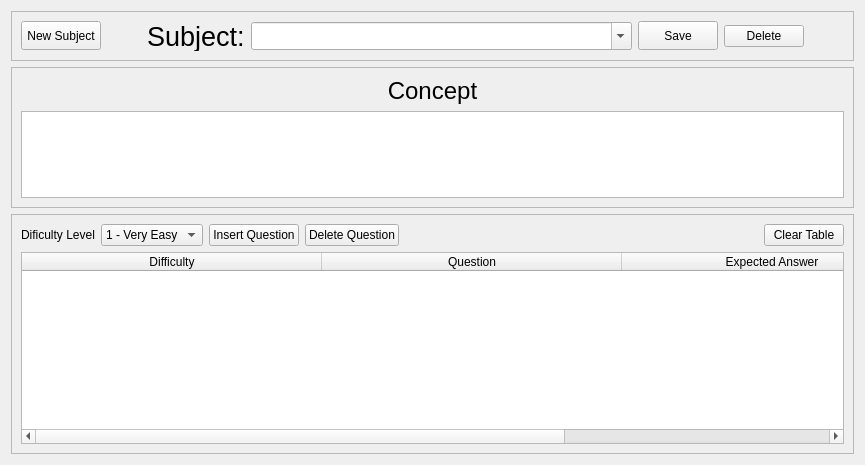
      <widget class="QWidget" name="tab_7">
       <attribute name="title">
        <string>Content</string>
       </attribute>
       <layout class="QGridLayout" name="gridLayout_12">
        <item row="0" column="0">
         <widget class="QFrame" name="frame_10">
          <property name="frameShape">
           <enum>QFrame::StyledPanel</enum>
          </property>
          <property name="frameShadow">
           <enum>QFrame::Raised</enum>
          </property>
          <layout class="QHBoxLayout" name="horizontalLayout_11">
           <item>
            <widget class="QPushButton" name="contenct_newSubj_button">
             <property name="maximumSize">
              <size>
               <width>119</width>
               <height>29</height>
              </size>
             </property>
             <property name="text">
              <string>New Subject</string>
             </property>
            </widget>
           </item>
           <item>
            <spacer name="horizontalSpacer_18">
             <property name="orientation">
              <enum>Qt::Horizontal</enum>
             </property>
             <property name="sizeHint" stdset="0">
              <size>
               <width>40</width>
               <height>20</height>
              </size>
             </property>
            </spacer>
           </item>
           <item>
            <widget class="QLabel" name="label_31">
             <property name="maximumSize">
              <size>
               <width>105</width>
               <height>30</height>
              </size>
             </property>
             <property name="font">
              <font>
               <family>Ubuntu</family>
               <pointsize>20</pointsize>
              </font>
             </property>
             <property name="text">
              <string>Subject:</string>
             </property>
             <property name="textFormat">
              <enum>Qt::AutoText</enum>
             </property>
            </widget>
           </item>
           <item>
            <widget class="QComboBox" name="content_subject_comboBox">
             <property name="minimumSize">
              <size>
               <width>381</width>
               <height>28</height>
              </size>
             </property>
             <property name="editable">
              <bool>true</bool>
             </property>
            </widget>
           </item>
           <item>
            <widget class="QPushButton" name="content_saveSub_button">
             <property name="enabled">
              <bool>true</bool>
             </property>
             <property name="maximumSize">
              <size>
               <width>115</width>
               <height>29</height>
              </size>
             </property>
             <property name="text">
              <string>Save</string>
             </property>
            </widget>
           </item>
           <item>
            <widget class="QPushButton" name="content_delete_button">
             <property name="text">
              <string>Delete</string>
             </property>
            </widget>
           </item>
           <item>
            <spacer name="horizontalSpacer_14">
             <property name="orientation">
              <enum>Qt::Horizontal</enum>
             </property>
             <property name="sizeHint" stdset="0">
              <size>
               <width>40</width>
               <height>20</height>
              </size>
             </property>
            </spacer>
           </item>
          </layout>
         </widget>
        </item>
        <item row="2" column="0">
         <widget class="QFrame" name="frame_8">
          <property name="frameShape">
           <enum>QFrame::StyledPanel</enum>
          </property>
          <property name="frameShadow">
           <enum>QFrame::Raised</enum>
          </property>
          <layout class="QGridLayout" name="gridLayout_7">
           <item row="0" column="4">
            <spacer name="horizontalSpacer_4">
             <property name="orientation">
              <enum>Qt::Horizontal</enum>
             </property>
             <property name="sizeHint" stdset="0">
              <size>
               <width>40</width>
               <height>20</height>
              </size>
             </property>
            </spacer>
           </item>
           <item row="0" column="0">
            <widget class="QLabel" name="label_30">
             <property name="text">
              <string>Dificulty Level</string>
             </property>
            </widget>
           </item>
           <item row="0" column="2">
            <widget class="QPushButton" name="content_insert_question_button">
             <property name="text">
              <string>Insert Question</string>
             </property>
            </widget>
           </item>
           <item row="0" column="5">
            <widget class="QPushButton" name="contenct_clear_questions_button">
             <property name="text">
              <string>Clear Table</string>
             </property>
            </widget>
           </item>
           <item row="0" column="1">
            <widget class="QComboBox" name="content_dif_comboBox">
             <property name="currentIndex">
              <number>0</number>
             </property>
             <item>
              <property name="text">
               <string>1 - Very Easy</string>
              </property>
             </item>
             <item>
              <property name="text">
               <string>2 - Easy</string>
              </property>
             </item>
             <item>
              <property name="text">
               <string>3 - Medium</string>
              </property>
             </item>
             <item>
              <property name="text">
               <string>4 - Hard</string>
              </property>
             </item>
             <item>
              <property name="text">
               <string>5 - Very Hard</string>
              </property>
             </item>
            </widget>
           </item>
           <item row="0" column="3">
            <widget class="QPushButton" name="content_delete_question_button">
             <property name="text">
              <string>Delete Question</string>
             </property>
            </widget>
           </item>
           <item row="1" column="0" colspan="6">
            <widget class="QTableWidget" name="content_questions_table">
             <property name="gridStyle">
              <enum>Qt::SolidLine</enum>
             </property>
             <property name="sortingEnabled">
              <bool>true</bool>
             </property>
             <attribute name="horizontalHeaderCascadingSectionResizes">
              <bool>true</bool>
             </attribute>
             <attribute name="horizontalHeaderDefaultSectionSize">
              <number>300</number>
             </attribute>
             <attribute name="horizontalHeaderHighlightSections">
              <bool>true</bool>
             </attribute>
             <attribute name="horizontalHeaderMinimumSectionSize">
              <number>1</number>
             </attribute>
             <attribute name="horizontalHeaderShowSortIndicator" stdset="0">
              <bool>true</bool>
             </attribute>
             <attribute name="horizontalHeaderStretchLastSection">
              <bool>true</bool>
             </attribute>
             <attribute name="verticalHeaderVisible">
              <bool>false</bool>
             </attribute>
             <attribute name="verticalHeaderCascadingSectionResizes">
              <bool>true</bool>
             </attribute>
             <attribute name="verticalHeaderDefaultSectionSize">
              <number>20</number>
             </attribute>
             <attribute name="verticalHeaderHighlightSections">
              <bool>true</bool>
             </attribute>
             <attribute name="verticalHeaderMinimumSectionSize">
              <number>1</number>
             </attribute>
             <column>
              <property name="text">
               <string>Difficulty</string>
              </property>
             </column>
             <column>
              <property name="text">
               <string>Question</string>
              </property>
             </column>
             <column>
              <property name="text">
               <string>Expected Answer</string>
              </property>
             </column>
            </widget>
           </item>
          </layout>
         </widget>
        </item>
        <item row="1" column="0">
         <widget class="QFrame" name="frame_9">
          <property name="maximumSize">
           <size>
            <width>13290</width>
            <height>141</height>
           </size>
          </property>
          <property name="frameShape">
           <enum>QFrame::StyledPanel</enum>
          </property>
          <property name="frameShadow">
           <enum>QFrame::Raised</enum>
          </property>
          <layout class="QGridLayout" name="gridLayout_11">
           <item row="0" column="1">
            <widget class="QLabel" name="label_32">
             <property name="font">
              <font>
               <family>Ubuntu</family>
               <pointsize>18</pointsize>
              </font>
             </property>
             <property name="text">
              <string>Concept</string>
             </property>
             <property name="alignment">
              <set>Qt::AlignCenter</set>
             </property>
            </widget>
           </item>
           <item row="1" column="0" colspan="3">
            <widget class="QTextEdit" name="content_concept"/>
           </item>
          </layout>
         </widget>
        </item>
       </layout>
      </widget>
